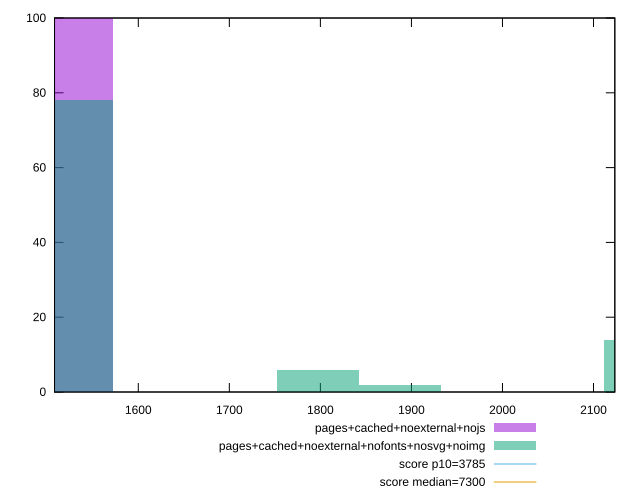

Reproduce this figure in gnuplot.
reset
set terminal svg size 640, 500 enhanced background rgb 'white'
set output "reprap/interactive/comparison/histogram/10_vs_11.svg"

$pagesCachedNoexternalNojs <<EOF
1479.0798610455345 76
1553.0338540978114 24
EOF

$pagesCachedNoexternalNofontsNosvgNoimg <<EOF
1479.0798610455345 78
2144.665798516025 14
1922.803819359195 2
1848.8498263069182 6
EOF

set key outside below
set boxwidth 73.95399305227673
set yrange [0:100]
set style fill transparent solid 0.5 noborder

plot \
  $pagesCachedNoexternalNojs title "pages+cached+noexternal+nojs" with boxes, \
  $pagesCachedNoexternalNofontsNosvgNoimg title "pages+cached+noexternal+nofonts+nosvg+noimg" with boxes, \


reset
